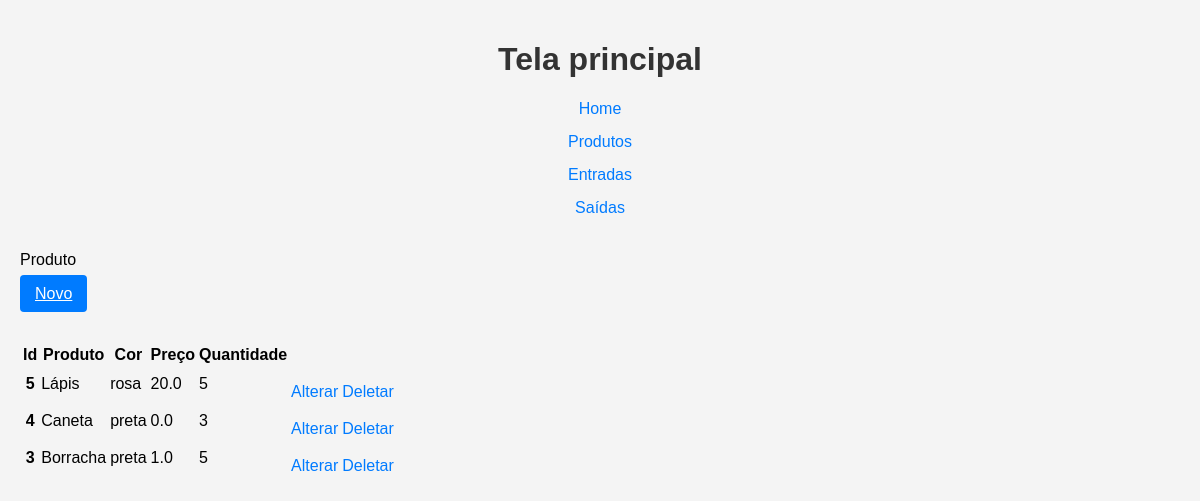
The app's page /produto/list_produto/, older data.
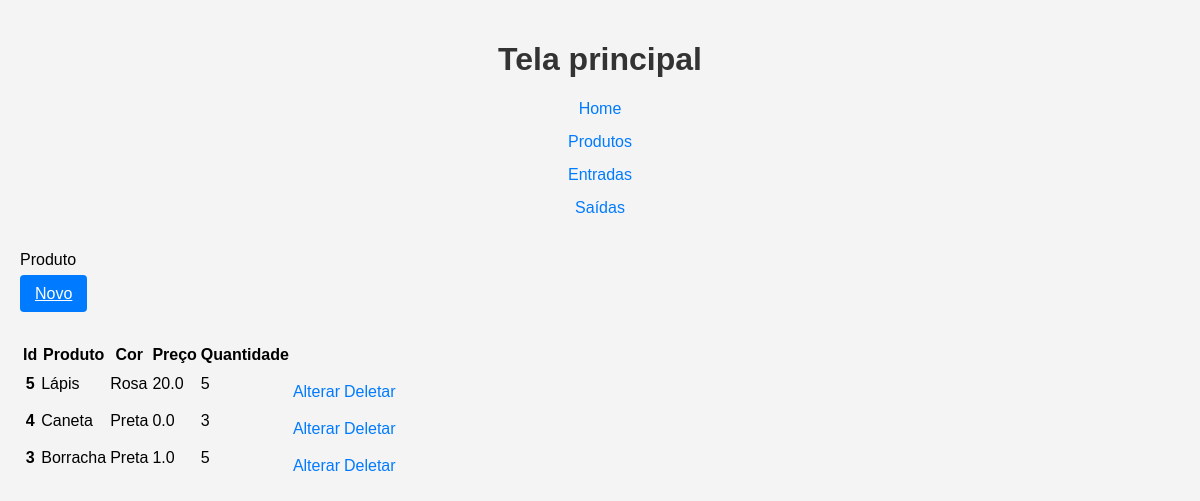
The same page, newer data.
### produto/models.py (models this page shows, shortened)
class Produtos(models.Model):
    produto = models.CharField('Produto', max_length=200)
    cor = models.ForeignKey(Cores, on_delete=models.PROTECT, verbose_name='Cor')
    descricao = models.TextField('Descrição', blank=True)
    preco = models.FloatField('Preço', default=0)
    quantidade = models.IntegerField('Quantidade', default=0)
    criado = models.DateTimeField('Criado em', auto_now_add=True)
    modificado = models.DateTimeField('Modificado em', auto_now=True)
    class Meta:
        verbose_name = 'Produto'
        verbose_name_plural = 'Produtos'
        ordering = ['-produto']

class Cores(models.Model):
    cor = models.CharField('Cor', max_length=200)
    def __str__(self):
        return self.cor

### produto/views.py (the view)
# urls.py: path('list_produto/', list_produto, name='list_produto'),
def list_produto(request):
    produtos = Produtos.objects.all()
    template_name = 'list_produto.html'
    context = {
        'produtos': produtos
    }
    return render(request, template_name, context)

### produto/templates/list_produto.html
{% extends 'base.html' %}
{% block content %}
 <p>Produto</p>
 <a class="btn" href="{% url 'produto:new_produto' %}">Novo</a>
 <table>
 <thead>
 <tr>
 <th>Id</th>
 <th>Produto</th>
 <th>Cor</th>
 <th>Preço</th>
 <th>Quantidade</th>
 <th></th>
 </tr>
 </thead>
 <tbody>
 {% for produto in produtos %}
 <tr>
 <th>{{ produto.id }}</th>
 <td>{{ produto.produto }}</td>
 <td>{{ produto.cor }}</td>
 <td>{{ produto.preco }}</td>
 <td>{{ produto.quantidade }}</td>
 <td><a class="link" href="{% url 'produto:update_produto' produto.id %}">Alterar</a></td>
 <td><a class="link" href="{% url 'produto:delete_produto' produto.id %}">Deletar</a></td>
 </tr>
 {% endfor %}
 </tbody>
 </table>
{% endblock %}

Row changes from the older to the newer data that the page shows:
changed through a linked row, Produtos "Lápis": cor "rosa" → "Rosa"
changed through a linked row, Produtos "Caneta": cor "preta" → "Preta"
changed through a linked row, Produtos "Borracha": cor "preta" → "Preta"
